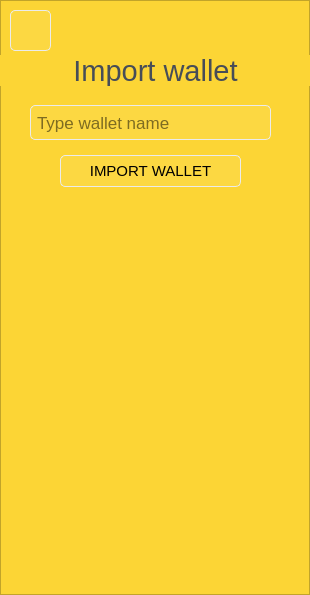
<?xml version="1.0" encoding="UTF-8"?>
<ui version="4.0">
 <class>PageImportWallet</class>
 <widget class="QWidget" name="PageImportWallet">
  <property name="geometry">
   <rect>
    <x>0</x>
    <y>0</y>
    <width>310</width>
    <height>595</height>
   </rect>
  </property>
  <property name="windowTitle">
   <string>Form</string>
  </property>
  <property name="styleSheet">
   <string notr="true">background-color: #FCD535;</string>
  </property>
  <widget class="QFrame" name="ImportAccountFrame">
   <property name="geometry">
    <rect>
     <x>0</x>
     <y>0</y>
     <width>310</width>
     <height>595</height>
    </rect>
   </property>
   <property name="frameShape">
    <enum>QFrame::StyledPanel</enum>
   </property>
   <property name="frameShadow">
    <enum>QFrame::Raised</enum>
   </property>
   <widget class="QLineEdit" name="walletNameLineEdit">
    <property name="geometry">
     <rect>
      <x>30</x>
      <y>105</y>
      <width>241</width>
      <height>35</height>
     </rect>
    </property>
    <property name="font">
     <font>
      <pointsize>13</pointsize>
     </font>
    </property>
    <property name="tabletTracking">
     <bool>true</bool>
    </property>
    <property name="styleSheet">
     <string notr="true">QLineEdit {
	border-style: solid;
	background-color: rgba(255, 255, 255, 16);
	border-radius: 5px;
	border-width: 1px;
	border-color: rgb(235, 235, 235);
	color: black;
    padding-left: 4px;
    padding-right: 4px;	
}
QLineEdit[text=&quot;&quot;]{ 
	color:gray;
 }
</string>
    </property>
    <property name="inputMethodHints">
     <set>Qt::ImhLatinOnly|Qt::ImhNoAutoUppercase|Qt::ImhSensitiveData</set>
    </property>
    <property name="placeholderText">
     <string>Type wallet name</string>
    </property>
    <property name="clearButtonEnabled">
     <bool>true</bool>
    </property>
   </widget>
   <widget class="QPushButton" name="backPushButton">
    <property name="geometry">
     <rect>
      <x>10</x>
      <y>10</y>
      <width>41</width>
      <height>41</height>
     </rect>
    </property>
    <property name="mouseTracking">
     <bool>true</bool>
    </property>
    <property name="tabletTracking">
     <bool>true</bool>
    </property>
    <property name="focusPolicy">
     <enum>Qt::NoFocus</enum>
    </property>
    <property name="styleSheet">
     <string notr="true">QPushButton {
	border-style: solid;
	background-color: rgba(255, 255, 255, 16);
	border-radius: 5px;
	border-width: 1px;
	border-color: rgb(235, 235, 235);
	color: black;
}
QPushButton:hover {
    background-color: rgba(255, 255, 255, 64);
}

QPushButton:pressed {
    background-color: rgba(255, 255, 255, 128);
}</string>
    </property>
    <property name="text">
     <string/>
    </property>
    <property name="icon">
     <iconset resource="../../res.qrc">
      <normaloff>:/res/ic/res/ic/arowLeft.png</normaloff>:/res/ic/res/ic/arowLeft.png</iconset>
    </property>
    <property name="iconSize">
     <size>
      <width>16</width>
      <height>16</height>
     </size>
    </property>
   </widget>
   <widget class="QLabel" name="headerLabel">
    <property name="geometry">
     <rect>
      <x>0</x>
      <y>55</y>
      <width>311</width>
      <height>31</height>
     </rect>
    </property>
    <property name="font">
     <font>
      <pointsize>22</pointsize>
     </font>
    </property>
    <property name="styleSheet">
     <string notr="true">QLabel {
background-color: #FCD535;
color: #474D57;
}</string>
    </property>
    <property name="text">
     <string>Import wallet</string>
    </property>
    <property name="alignment">
     <set>Qt::AlignCenter</set>
    </property>
   </widget>
   <widget class="QPushButton" name="importWalletPushButton">
    <property name="geometry">
     <rect>
      <x>60</x>
      <y>155</y>
      <width>181</width>
      <height>32</height>
     </rect>
    </property>
    <property name="font">
     <font>
      <pointsize>11</pointsize>
     </font>
    </property>
    <property name="tabletTracking">
     <bool>true</bool>
    </property>
    <property name="focusPolicy">
     <enum>Qt::NoFocus</enum>
    </property>
    <property name="styleSheet">
     <string notr="true">QPushButton {
	border-style: solid;
	background-color: rgba(255, 255, 255, 16);
	border-radius: 5px;
	border-width: 1px;
	border-color: rgb(235, 235, 235);
	color: black;
}
QPushButton:hover {
    background-color: rgba(255, 255, 255, 64);
}

QPushButton:pressed {
    background-color: rgba(255, 255, 255, 128);
}</string>
    </property>
    <property name="text">
     <string>IMPORT WALLET</string>
    </property>
   </widget>
  </widget>
 </widget>
 <resources>
  <include location="../../res.qrc"/>
 </resources>
 <connections/>
</ui>
